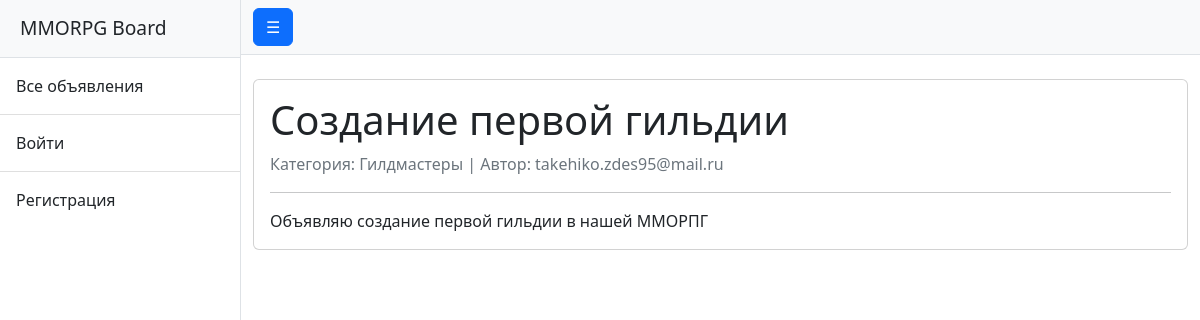
The page /advertisements/1/ on the database its author committed.
### board/models.py (models this page shows, shortened)
class Advertisement(models.Model):
    author = models.ForeignKey(User, on_delete=models.CASCADE, related_name='advertisements')
    category = models.ForeignKey(Category, on_delete=models.PROTECT, related_name='advertisements')
    title = models.CharField(max_length=200)
    content = RichTextUploadingField()
    created_at = models.DateTimeField(auto_now_add=True)
    updated_at = models.DateTimeField(auto_now=True)

class Category(models.Model):
    name = models.CharField(max_length=50, unique=True)

### accounts/models.py (models this page shows)
class User(AbstractUser):
    username = None
    email = models.EmailField(unique=True)
    USERNAME_FIELD = 'email'
    REQUIRED_FIELDS = []
    objects = UserManager()

### board/views.py (the view, shortened to what this page needs)
# urls.py: path('advertisements/<int:pk>/', AdvertisementDetailView.as_view(), name='advertisement_detail'),
class AdvertisementDetailView(DetailView):
    model = Advertisement
    template_name = 'board/advertisement_detail.html'
    context_object_name = 'advertisement'
    def get_context_data(self, **kwargs):
        context = super().get_context_data(**kwargs)
        context['form'] = ResponseForm()
        return context

### board/templates/board/advertisement_detail.html (shortened to what this page needs)
{% extends "base.html" %}
{% block content %}
<div class="card">
    <div class="card-body">
        <h1 class="card-title">{{ advertisement.title }}</h1>
        <p class="text-muted">
            Категория: {{ advertisement.category.name }} |
            Автор: {{ advertisement.author.email }}
        </p>
        <hr>
        <div class="card-text">
            {{ advertisement.content|safe }}
        </div>
    </div>
</div>
{% endblock %}

### rows shown on the page
Advertisement: title "Создание первой гильдии", category.name "Гилдмастеры", author.email "takehiko.zdes95@mail.ru", content "Объявляю создание первой гильдии в нашей ММОРПГ"
